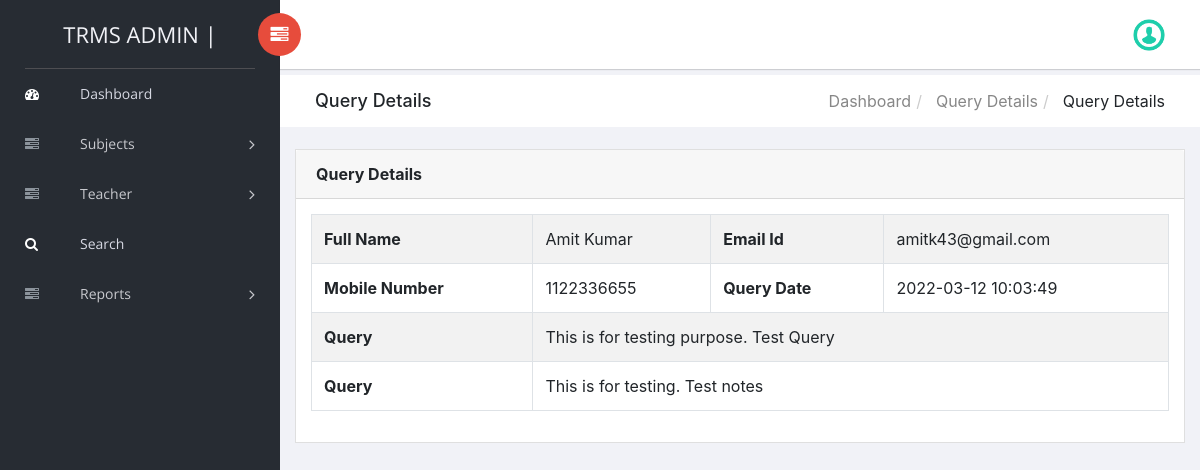
The app's page /trms/admin/query-details.php?qid=2 (signed in) with its own data.
### tables this page shows
CREATE TABLE `tblquery` (
  `id` int(11) NOT NULL,
  `teacherId` int(11) DEFAULT NULL,
  `fName` varchar(200) DEFAULT NULL,
  `emailId` varchar(200) DEFAULT NULL,
  `mobileNumber` bigint(10) DEFAULT NULL,
  `Query` mediumtext DEFAULT NULL,
  `queryDate` timestamp NULL DEFAULT current_timestamp(),
  `teacherNote` mediumtext DEFAULT NULL
);

### trms/admin/query-details.php (the view, shortened to what this page needs)
<?php
include('includes/dbconnection.php');
if (strlen($_SESSION['trmsaid']==0)) {
  header('location:logout.php');
  } else{
  ?>
<!doctype html>
<html class="no-js" lang="en">
<head>
    <link rel="stylesheet" href="../vendors/bootstrap/dist/css/bootstrap.min.css">
    <link rel="stylesheet" href="../vendors/font-awesome/css/font-awesome.min.css">
    <link rel="stylesheet" href="../vendors/themify-icons/css/themify-icons.css">
    <link rel="stylesheet" href="../vendors/flag-icon-css/css/flag-icon.min.css">
    <link rel="stylesheet" href="../vendors/selectFX/css/cs-skin-elastic.css">
    <link rel="stylesheet" href="../assets/css/style.css">
</head>
<body>
    <?php include_once('includes/sidebar.php');?>
    <div id="right-panel" class="right-panel">
        <?php include_once('includes/header.php');?>
        <div class="breadcrumbs">
            <div class="col-sm-4">
                <div class="page-header float-left">
                    <div class="page-title">
                        <h1>Query Details</h1>
                    </div>
                </div>
            </div>
            <div class="col-sm-8">
                <div class="page-header float-right">
                    <div class="page-title">
                        <ol class="breadcrumb text-right">
                            <li><a href="dashboard.php">Dashboard</a></li>
                            <li><a href="manage-teacher.php"> Query Details</a></li>
                            <li class="active"> Query Details</li>
                        </ol>
                    </div>
                </div>
            </div>
        </div>
        <div class="content mt-3">
            <div class="animated fadeIn">
                <div class="row">
                    <div class="col-lg-12">
                        <div class="card">
                            <div class="card-header">
                                <strong class="card-title"> Query Details</strong>
                            </div>
                            <div class="card-body">
                                <table id="dtBasicExample" class="table table-striped table-bordered">
<?php
$qid=intval($_GET['qid']);
$sql="SELECT * from tblquery where  id='$qid'";
$query = $dbh -> prepare($sql);
$query->execute();
$results=$query->fetchAll(PDO::FETCH_OBJ);
$cnt=1;
if($query->rowCount() > 0)
{
foreach($results as $row)
{               ?>
                <tr>
               <th>Full Name</th>
            <td><?php  echo htmlentities($row->fName);?></td>
            <th>Email Id</th>
                  <td><?php  echo htmlentities($row->emailId);?></td>
              </tr>
              <tr>
                <th>Mobile Number</th>
                   <td><?php  echo htmlentities($row->mobileNumber);?></td>
                   <th>Query Date</th>
                  <td><?php  echo htmlentities($row->queryDate);?></td>
              </tr>
<tr>
    <th>Query</th>
     <td colspan="3"><?php  echo htmlentities($row->Query);?></td>
</tr>
<tr>
    <th>Query</th>
     <td colspan="3"><?php  echo htmlentities($row->teacherNote);?></td>
</tr>
               <?php $cnt=$cnt+1;}} ?>
                                </table>
                            </div>
                        </div>
                    </div>
                </div>
            </div>
        </div>
    </div>
</body>
</html>
<?php }  ?>

### records on screen
tblquery: fName "Amit Kumar", emailId "amitk43@gmail.com", mobileNumber "1122336655", queryDate "2022-03-12 10:03:49", Query "This is for testing purpose. Test Query", teacherNote "This is for testing. Test notes"
